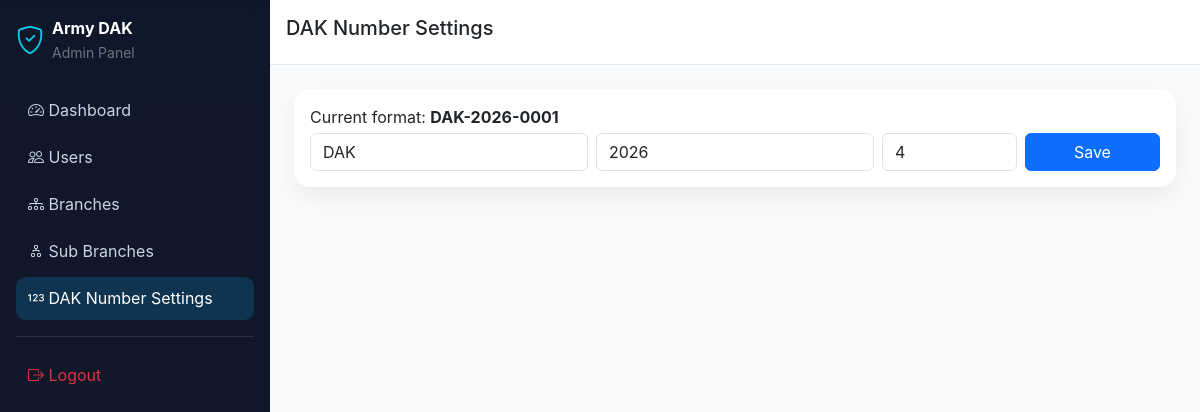
Screenshot of /admin/dak_number_settings.php (signed in) with the database file from the repository.
### tables this page shows
CREATE TABLE IF NOT EXISTS dak_number_settings (
  id INT AUTO_INCREMENT PRIMARY KEY,
  prefix VARCHAR(20) NOT NULL DEFAULT 'DAK',
  year INT NOT NULL,
  sequence_length INT NOT NULL DEFAULT 4,
  created_at TIMESTAMP DEFAULT CURRENT_TIMESTAMP
);

### config/database.php (called while the page is built, shortened)
<?php
function db(): PDO
{
    $host = getenv('DB_HOST') ?: '127.0.0.1';
    $name = getenv('DB_NAME') ?: 'dak_system';
    $user = getenv('DB_USER') ?: 'root';
    $pass = getenv('DB_PASS') ?: '';
    $dsn = sprintf('mysql:host=%s;dbname=%s;charset=utf8mb4', $host, $name);
    $pdo = new PDO($dsn, $user, $pass, [
        PDO::ATTR_ERRMODE => PDO::ERRMODE_EXCEPTION,
        PDO::ATTR_DEFAULT_FETCH_MODE => PDO::FETCH_ASSOC,
        PDO::ATTR_EMULATE_PREPARES => false,
    ]);
    return $pdo;
}

### includes/auth.php (called while the page is built, shortened)
<?php
require_once __DIR__ . '/../config/database.php';
function esc(string $value): string
{
    return htmlspecialchars($value, ENT_QUOTES, 'UTF-8');
}

### admin/dak_number_settings.php (the view, shortened to what this page needs)
<?php
require_once __DIR__ . '/../includes/auth.php';
$current = db()->query('SELECT * FROM dak_number_settings ORDER BY id DESC LIMIT 1')->fetch();
include __DIR__ . '/../includes/header.php';
include __DIR__ . '/../includes/sidebar.php';
?>
<div class="main-panel"><div class="topbar p-3"><h5>DAK Number Settings</h5></div><main class="p-4">
<div class="card p-3">
    <p class="mb-1">Current format: <strong><?= esc(($current['prefix'] ?? 'DAK') . '-' . ($current['year'] ?? date('Y')) . '-0001') ?></strong></p>
    <form method="post" class="row g-2"><?= csrf_field() ?>
        <div class="col-md-4"><input name="prefix" value="<?= esc($current['prefix'] ?? 'DAK') ?>" class="form-control" required></div>
        <div class="col-md-4"><input name="year" type="number" value="<?= (int)($current['year'] ?? date('Y')) ?>" class="form-control" required></div>
        <div class="col-md-2"><input name="sequence_length" type="number" value="<?= (int)($current['sequence_length'] ?? 4) ?>" class="form-control" required></div>
        <div class="col-md-2"><button class="btn btn-primary w-100">Save</button></div>
    </form>
</div>
</main></div>
<?php include __DIR__ . '/../includes/footer.php'; ?>

### assets/css/style.css (style rules this page uses)
:root { --primary: #0f172a; --accent: #075985; --bg: #f8fafc; }
body { font-family: Inter, Roboto, sans-serif; background: var(--bg); }
.main-panel { flex: 1; }
.topbar { background: #fff; border-bottom: 1px solid #e2e8f0; }
.card { border: none; border-radius: 1rem; box-shadow: 0 10px 25px rgba(2, 6, 23, .06); }

### rows the page displays
dak_number_settings: prefix "DAK", year "2026", sequence_length "4"
